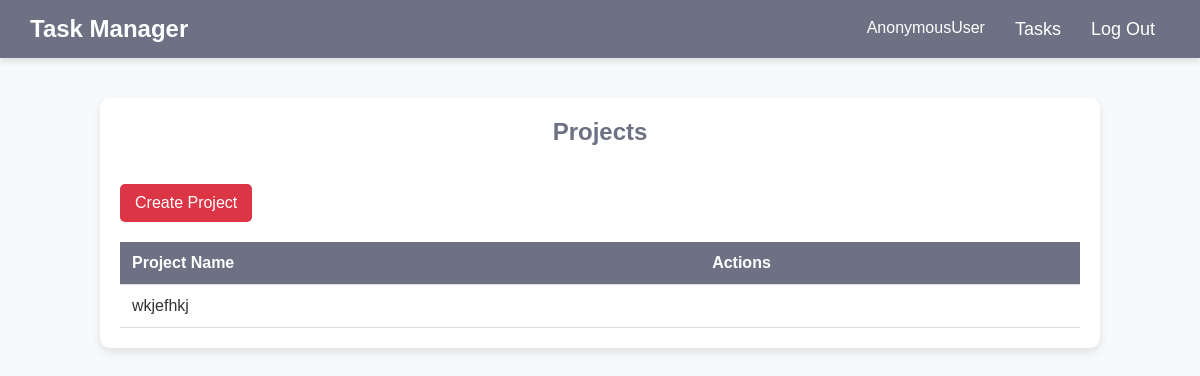
Page /projects_list/ on the earlier database version.
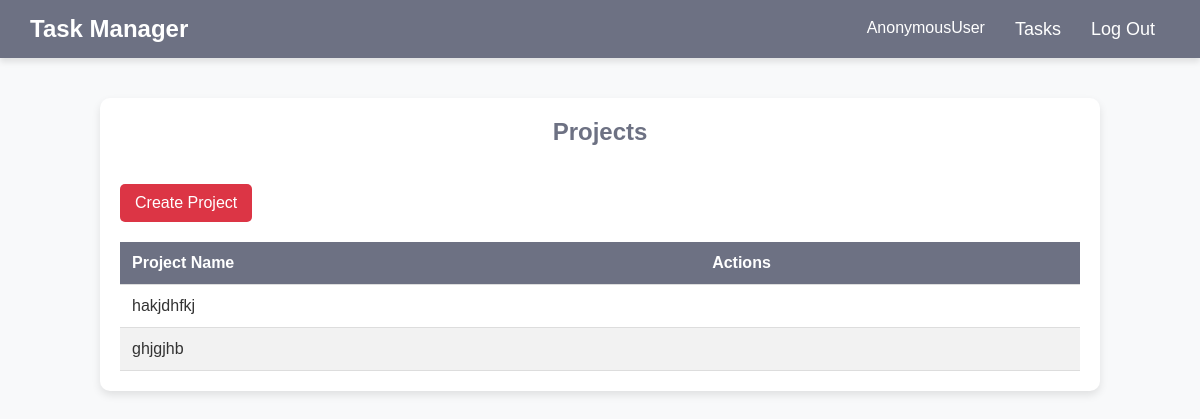
Same page on the later database version.
### tasks/models.py (models this page shows, shortened)
class Project(models.Model):
    name = models.CharField(max_length=160, unique=True)

### tasks/views.py (the view)
# urls.py: path('projects_list/', views.projects_list, name='projects_list'),
def projects_list(request):
    projects = Project.objects.all()
    return render(request, 'projects_list.html', {'projects': projects})

### tasks/templates/projects_list.html (shortened to what this page needs)
<!DOCTYPE html>
<html lang="en">
{% load static %}
<head>
    <link static rel="stylesheet" href="../static/tasks/style.css">
</head>
<body>
    {% include 'layout/header.html' with link='/' name='Tasks' %}
    <div class="tasks-list">
        <h2>Projects</h2>
        <br>
        <a href="{% url 'create_project' %}" class="btn btn-delete">Create Project</a>
        <table class="task-table">
            <thead>
                <tr>
                    <th>Project Name</th>
                    <th>Actions</th>
                </tr>
            </thead>
            <tbody>
                {% for project in projects %}
                <tr>
                    <td>{{ project.name }}</td>
                    <td>
                    </td>
                </tr>
                {% empty %}
                <tr>
                    <td colspan="2">No Projects Found</td>
                </tr>
                {% endfor %}
            </tbody>
        </table>
    </div>
</body>
</html>

Differences in the rows shown:
added Project: name "hakjdhfkj"
changed Project: name "wkjefhkj" → "ghjgjhb"
